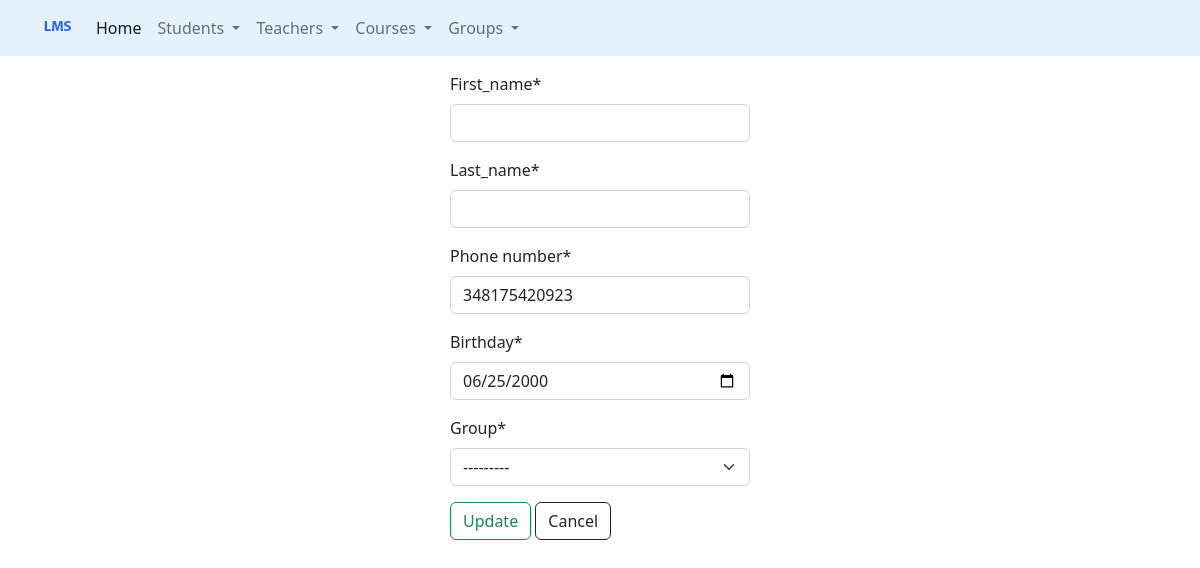
The app's page /students/update/1/ with its own data.
### students/models.py (models this page shows, shortened)
class Student(PersonModel):
    group = models.ForeignKey(Group, on_delete=models.SET_NULL, null=True, related_name='students')
    class Meta:
        verbose_name = 'student'
        verbose_name_plural = 'students'
        db_table = 'students'

### students/views.py (the view)
# urls.py: path('update/<int:identity>/', UpdateStudentView.as_view(), name='update'),            # Update
class UpdateStudentView(UpdateView):
    model = Student
    success_url = reverse_lazy('students:list')
    template_name = 'students/update.html'
    form_class = StudentCreateForm
    pk_url_kwarg = 'identity'

### students/forms.py (shortened to what this page needs)
class StudentCreateForm(forms.ModelForm):
    class Meta:
        model = Student
        fields = [
            'first_name',
            'last_name',
            'phone_number',
            'birthday',
            'group'
        ]
        widgets = {
            'birthday': forms.DateInput(attrs={'type': 'date'})
        }

### groups/models.py (called while the page is built)
    def __str__(self):
        return f'{self.group_name}'

### students/templates/students/update.html (shortened to what this page needs)
{% extends 'base.html' %}
{% load crispy_forms_filters %}
{% block content %}
    <form method="post">
        <div class="mx-auto" style="width: 300px;">
            {{ form | crispy }}
            <div class="mt-2">
                <input class="btn btn-outline-success" type="submit" value="Update">
                <a class="btn btn-outline-dark" href="{% url 'students:list' %}">Cancel</a>
            </div>
        </div>
    </form>
{% endblock %}

### records on screen
Student: phone_number "348175420923", birthday "06/25/2000", group "---------"
